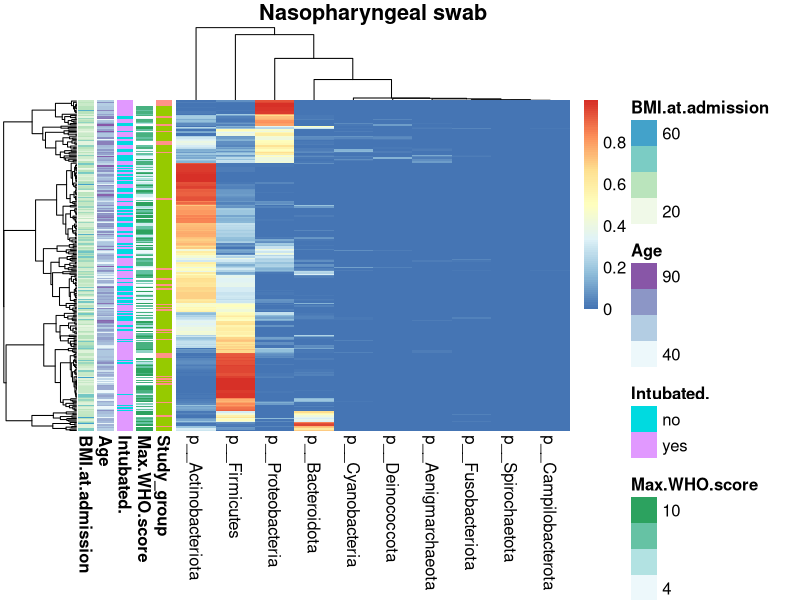
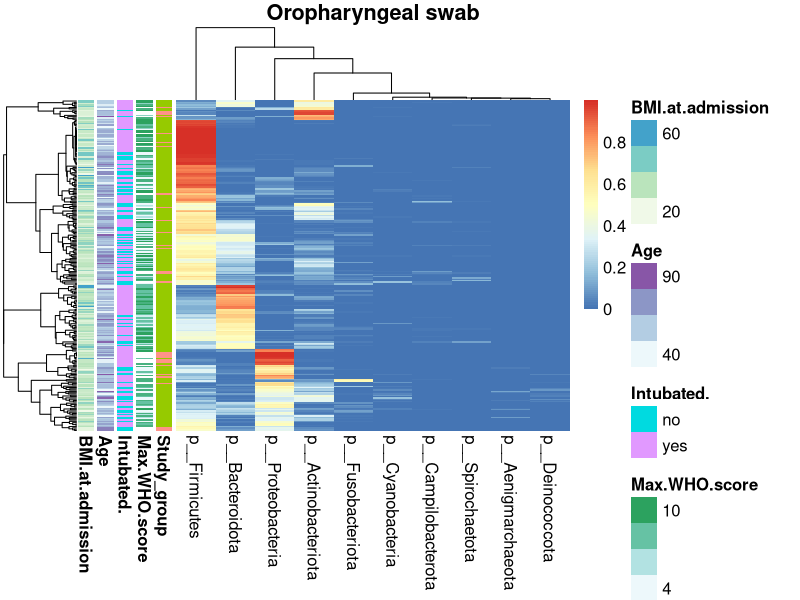
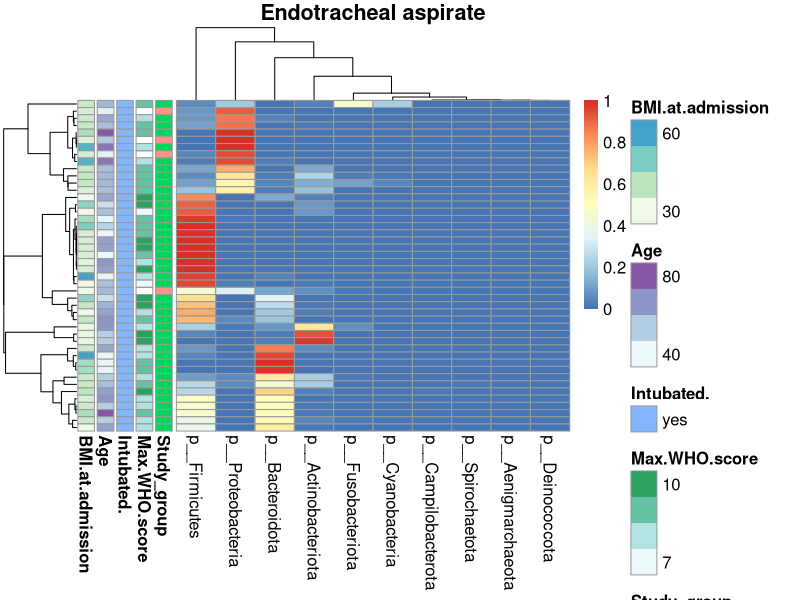
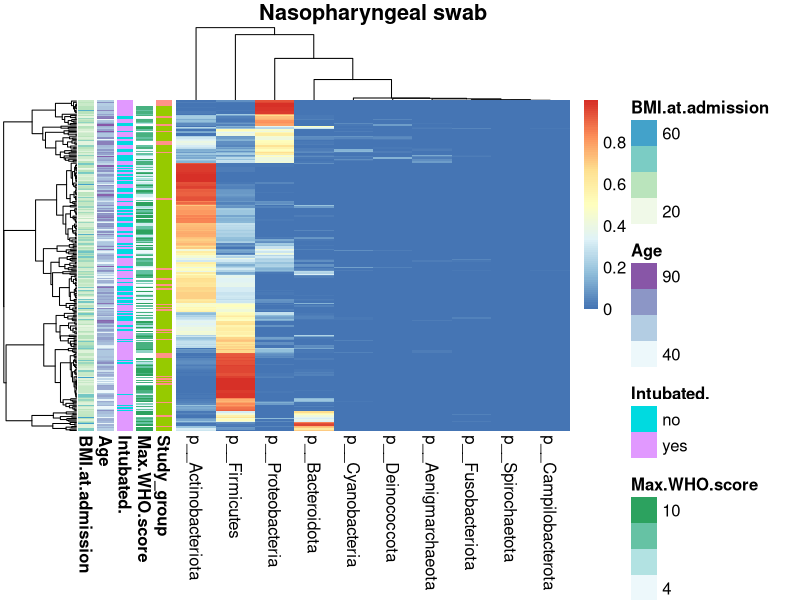
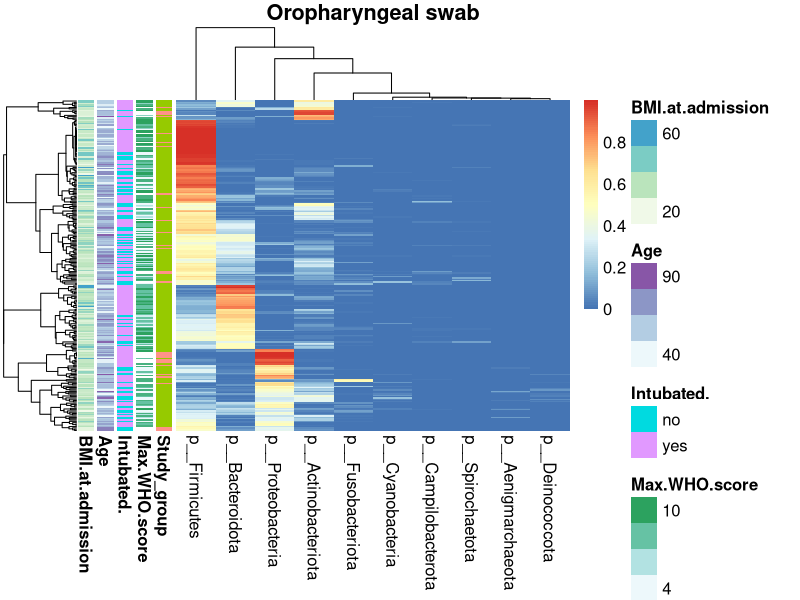
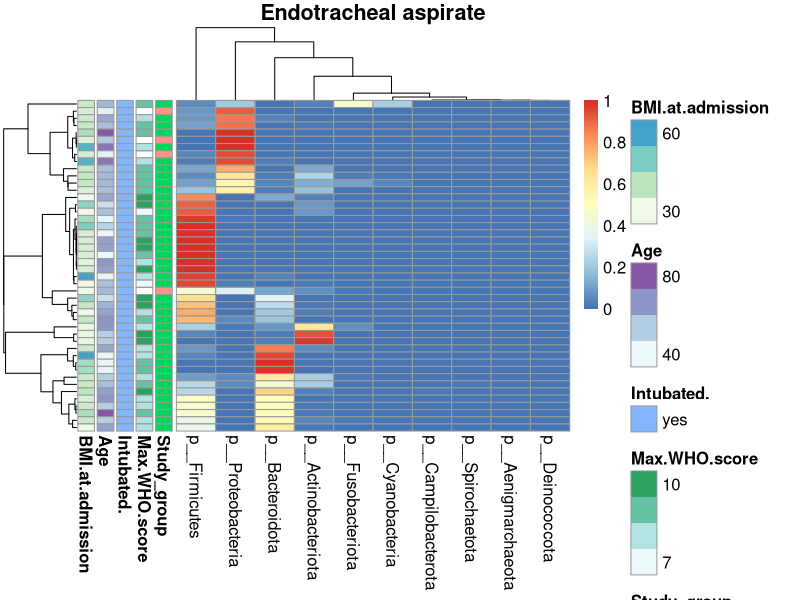
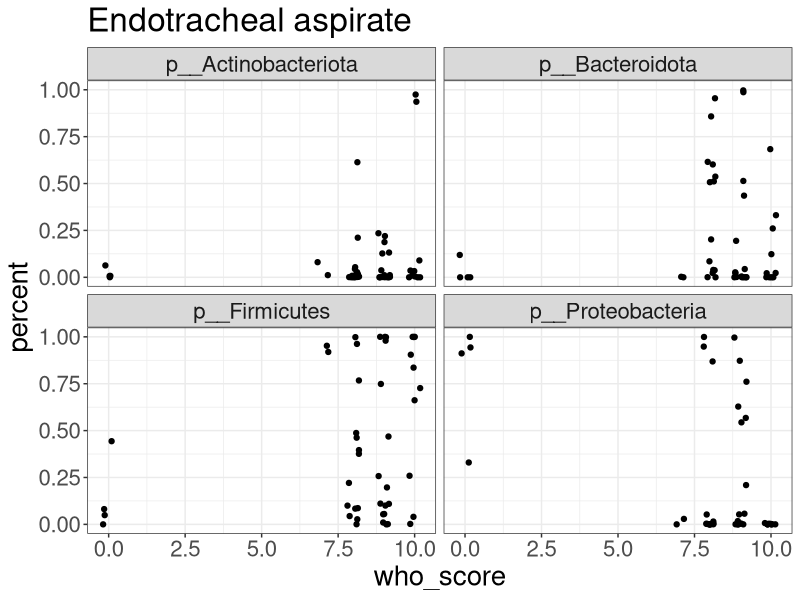
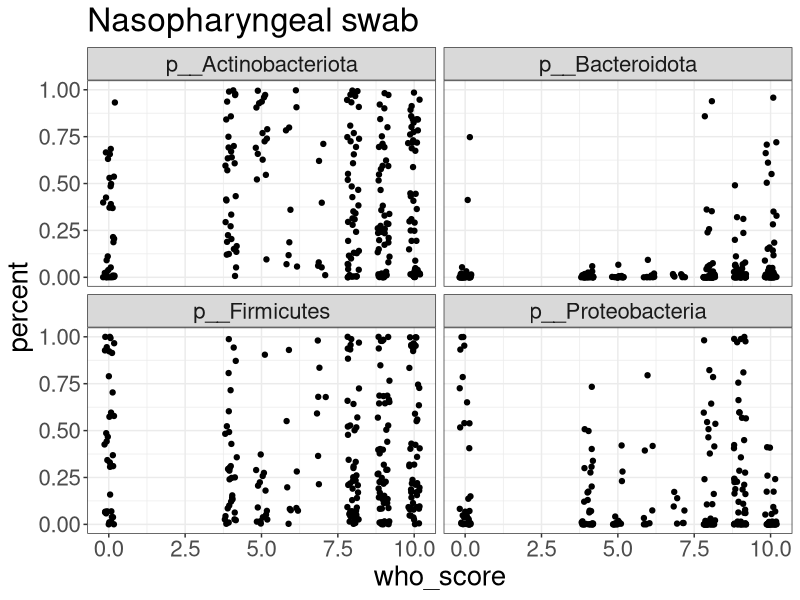

The R script that drew these images, in order: (Note: a time limit stopped this script after it produced the figures.)
library(ggplot2)
library(dplyr)
library(tidyr)
library(ggsignif)
library(stringr)
library(pheatmap)

## R 4.0.2

setwd("../") ## set wd for access to data

## load clinical data
clinical = read.csv("data/from_scripts/merged_clinical.csv", row.names = 1, stringsAsFactors = F)

## get Phyla counts
counts = read.csv( "data/raw/counts_taxa_level_1.csv", row.names = 1, stringsAsFactors = F)

## filter to match clinical
counts = counts[rownames(clinical),]


## ------------- HEATMAP -----------------------------
percent = t(apply(counts, 1, function(r){ return(r / sum(r)) }))

## plot phylum heatmap for each sample type 
for (sample_type in unique(clinical$SampleType)){
    
    ## filter to sample type, also to mean of > 0.001
    percent_filtered = percent[clinical$SampleType == sample_type, 
                                    colMeans(percent) >= 0.001]
 
    ## annotate heatmap by covid status
    covid = clinical[rownames(percent_filtered), c("Study_group", "Max.WHO.score", "Intubated.", 
                                                    "Age", "BMI.at.admission")]
    covid = as.data.frame(covid)
    rownames(covid) = rownames(percent_filtered)
    
    ## scale = "none" means color correponds to percent
    plot <- pheatmap(mat = percent_filtered, scale = "none",
                    annotation_row = covid, main = sample_type, fontsize = 12, 
                    labels_row = character(nrow(percent_filtered)))
    ## save plot
    sample_type_name = gsub(" ", "_", sample_type)
    pdf(paste("figures/heatmaps/", sample_type, "_phyla_heatmaps.pdf", sep = ""))
    print(plot)
    dev.off()
}

## -------------- BOXPLOT ----------------------------- 
top_taxa_list = c("p__Firmicutes",  "p__Bacteroidota", "p__Proteobacteria", "p__Actinobacteriota")

## Same figure as separate  images
for (sample_type in c("Endotracheal aspirate", "Nasopharyngeal swab", "Oropharyngeal swab")){
    ## filter to only common taxa and the right sample type
    percent_filter = percent[clinical$SampleType == sample_type,
                            colnames(percent) %in% top_taxa_list]

    ## get into tidy format for plotting
    percent_filter = as.data.frame(percent_filter)
    percent_filter$sample = rownames(percent_filter)
    percent_tidy = gather(percent_filter, "phyla", "percent", -sample)

    ## add who score
    percent_tidy$who_score = ifelse(is.na(clinical[percent_tidy$sample, "Max.WHO.score"]), 0,
                                    clinical[percent_tidy$sample, "Max.WHO.score"]) 
    
    plot <- ggplot(percent_tidy, aes( y = percent, x = who_score)) +
                theme_bw() + 
                geom_jitter(height = 0, width = .2) + 
                ggtitle(sample_type) + 
                facet_wrap(~phyla, ncol = 2) +
                theme(text = element_text(size = 20))
    ## save plot
    sample_type = gsub(" ", "_", sample_type)
    pdf(paste("figures/phyla_boxplots/" , sample_type, "_phyla_boxplots.pdf"))
    print(plot)
    dev.off()
}

## -------------- Broke down by critical/severe/dead -----------------------
for (sample_type in c("Endotracheal aspirate", "Nasopharyngeal swab", "Oropharyngeal swab")){
    ## filter to only common taxa and the right sample type
    percent_filter = percent[clinical$SampleType == sample_type,
                            colnames(percent) %in% top_taxa_list]

    ## get into tidy format for plotting
    percent_filter = as.data.frame(percent_filter)
    percent_filter$sample = rownames(percent_filter)

    ## filter clinical
    clinical_filter = clinical[percent_filter$sample,]

    ## in tidy format
    percent_tidy = gather(percent_filter, "phyla", "percent", -sample)
    percent_tidy$phyla = gsub("p__", "", percent_tidy$phyla) 

    ## grouping
    percent_tidy$grouping = ifelse(is.na(clinical_filter$Max.WHO.score), "non COVID",
                              ifelse(clinical_filter$Max.WHO.score < 7, "COVID mod/severe", 
                                ifelse(clinical_filter$Max.WHO.score == 10, "COVID Dead", "COVID critical")))
    percent_tidy$grouping = factor(percent_tidy$grouping, levels = c("non COVID", "COVID mod/severe", 
                                                                     "COVID critical", "COVID Dead"))
     
    plot <- ggplot(percent_tidy, aes( y = percent, x = grouping, color = grouping)) +
                theme_bw() +
                geom_boxplot(outlier.shape = NA) + geom_jitter(height = 0, width = .2) +
                ggtitle(sample_type) + facet_wrap(~phyla, ncol = 2) + 
                theme(text= element_text(size = 20)) + theme(axis.text.x = element_blank()) +
                scale_color_manual(values = c("forestgreen", "salmon", "orchid", "red4")) +
                ylab("Relative Abundance (Percent)") + xlab("COVID Status and Severity") +
                theme(legend.text = element_text(size = 14)) + theme(legend.title = element_blank())  +
                ylim(0, 1.1)
    sample_type = gsub(" ", "_", sample_type)
    pdf(paste( "figures/phyla_boxplots/", sample_type, "_covid_grouping_boxplots_tall.pdf", sep = ""))
    print(plot)
    dev.off()
}

## --------------- Check significance with random sampling --------------
clean_percent_df = function(percent, sample_type){

## Get just the samples from sample_type, and get in tidy format with proper factor levels 
    percent_filter = percent[clinical$SampleType == sample_type,
                            colnames(percent) %in% top_taxa_list]

    ## get into tidy format for plotting
    percent_filter = as.data.frame(percent_filter)
    percent_filter$sample = rownames(percent_filter)

    ## filter clinical
    clinical_filter = clinical[percent_filter$sample,]

    ## in tidy format
    percent_tidy = gather(percent_filter, "phyla", "percent", -sample)
    percent_tidy$phyla = gsub("p__", "", percent_tidy$phyla) 
    percent_tidy$SubjectID = clinical_filter[percent_filter$sample, "SubjectID"]

    ## gropuing
    percent_tidy$grouping = ifelse(is.na(clinical_filter$Max.WHO.score), "non COVID",
                              ifelse(clinical_filter$Max.WHO.score < 7, "COVID mod/severe", 
                                ifelse(clinical_filter$Max.WHO.score == 10, "COVID Dead", "COVID critical")))
    percent_tidy$grouping = factor(percent_tidy$grouping, levels = c("non COVID", "COVID mod/severe", 
                                                                     "COVID critical", "COVID Dead"))
    return(percent_tidy)
}

## record all p values for later FDR
pvalues_list = list()
for (sample_type in c("Endotracheal aspirate", "Nasopharyngeal swab", "Oropharyngeal swab")){

    ## filter to only common taxa and the right sample type
    percent_tidy = clean_percent_df(percent, sample_type)

    ## random sampleing for significance
    for (i in seq(0:1000)){
        subsample = percent_tidy %>% group_by(phyla, SubjectID) %>% sample_n(1) %>%
                                     ungroup() %>% as.data.frame()
        ## test each sample
        for (phylum in unique(subsample$phyla)) {
            phylum_percent = subsample[subsample$phyla == phylum,]
            p = kruskal.test(percent ~ grouping, data = phylum_percent)$p.value
            pvalues_list[[paste(i, phylum, sample_type)]] <- data.frame(phylum, p, sample_type)
        }
    }
}
pvalues = do.call("rbind", pvalues_list)

## get mean within each random sampling, then do FDR correction
pvalues_mean = group_by(pvalues, phylum, sample_type) %>% summarize(mean_p = mean(p)) %>%
                ungroup() %>% as.data.frame()
pvalues_mean$FDR = p.adjust(pvalues_mean$mean_p)

## ----------- Pairwise comparisons by COVID grouping, same as above ----------------------
pairwise_wilcox = function(percent_df){
    
    groupings = unique(as.character(percent_df$grouping))
    tested = character() ## so we don't repeat pairs

    ## we want all non-redundant pairs of tests
    pvals_list_1 = lapply(groupings, function(grouping_1){

        tested <<- c(tested, grouping_1) ## slow but clear, prevents repeated pairs

        other_groups = groupings[!(groupings %in% tested)]
        pvals_list_2 = lapply(other_groups, function(grouping_2){

            ## filter to only the 2 we're comparing
            pairwise_df = percent_df[percent_df$grouping %in% c(grouping_1, grouping_2),]
            pval = wilcox.test(percent ~ grouping, data = pairwise_df)$p.value

            return(data.frame(pair = paste(grouping_1, grouping_2, sep = " | "), pval = pval))
        })
        ## merge pvals into data frame before returning
        return(do.call("rbind", pvals_list_2))
    })
    return(do.call("rbind", pvals_list_1)) 
}


## THE FIGURE IS JUST OP AND NP
pvalues_pairwise_list = list()
for (sample_type in c("Nasopharyngeal swab", "Oropharyngeal swab")){

    ## filter to only common taxa and the right sample type
    percent_tidy = clean_percent_df(percent, sample_type)   

        ## random sampleing for significance
        for (i in seq(0:1000)){
            subsample = percent_tidy %>% group_by(phyla, SubjectID) %>% sample_n(1) %>%
                                         ungroup() %>% as.data.frame()
            ## test each Phylum in each pairwise comparison
            for (phylum in unique(subsample$phyla)) {
                phylum_percent = subsample[subsample$phyla == phylum,]

                ## pairwise
                p = pairwise_wilcox(phylum_percent)
                p$phylum = phylum
                p$sample_type = sample_type

                ## save to list
                listname = paste(i, phylum, sample_type)
                pvalues_pairwise_list[[listname]] <- p
            }
        }
}
pairwise_pvalues = do.call("rbind", pvalues_pairwise_list)

## get mean within each random sampling, then do FDR correction
pairwise_mean = group_by(pairwise_pvalues, phylum, sample_type, pair) %>% 
                summarize(mean_p = mean(pval)) %>%
                ungroup() %>% as.data.frame()
OP_pvals = pairwise_mean[pairwise_mean$sample_type == "Oropharyngeal swab",]
OP_pvals$FDR = p.adjust(OP_pvals$mean_p, method = "BH")

NP_pvals = pairwise_mean[pairwise_mean$sample_type == "Nasopharyngeal swab",]
NP_pvals$FDR = p.adjust(NP_pvals$mean_p, method = "BH")



## ---------- First sample only, WHO score ---------------
spearman_correlation_list = list()
for (sample_type in c("Oropharyngeal swab", "Nasopharyngeal swab")){

    ## get first sample of this sample type COVID ONLY
    clinical_filtered = clinical[clinical$SampleType == sample_type & !(is.na(clinical$Max.WHO.score)),]
    clinical_filtered$first_visit = ave(clinical_filtered$visit_int, clinical_filtered$SubjectID, FUN = min)
    first_visit = clinical_filtered[clinical_filtered$visit_int == clinical_filtered$first_visit,]

    ## filter to sample type, remove "Unassigned"
    percent_filtered = percent[rownames(first_visit), colnames(percent) != "Unassigned"]
    
    ## filter to 2% mean
    percent_filtered = percent_filtered[,colMeans(percent_filtered) >= 0.02]

    who_score = clinical[rownames(percent_filtered), "Max.WHO.score"]
    for (phylum in colnames(percent_filtered)){
        spearman = cor.test(y = percent_filtered[,phylum], x = who_score, method = "spearman")
        df = data.frame(p = spearman$p.value, rho = spearman$estimate, sample_type, phylum)
        spearman_correlation_list[[paste(phylum, sample_type, sep = "_")]] <- df
    }
}
spearman_correlations = do.call("rbind", spearman_correlation_list)
spearman_correlations$fdr = p.adjust(spearman_correlations$p, "BH")
